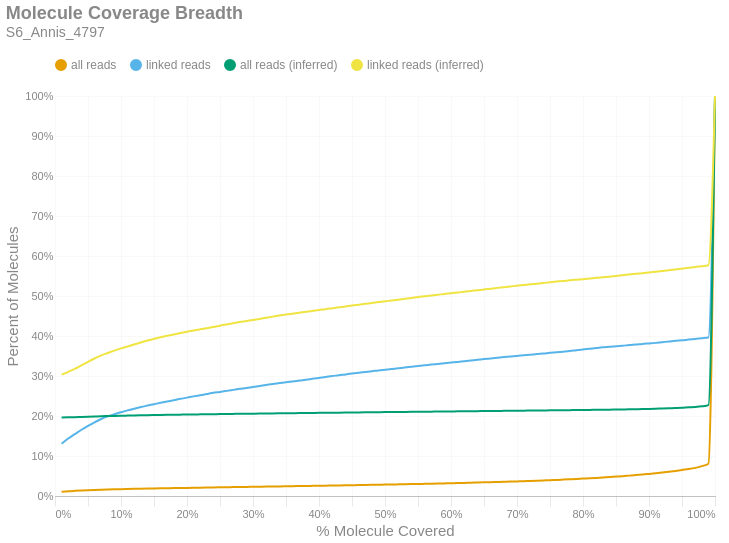

Source (notebook cell):
### Markdown cell above
### Molecule Read Coverage
This chart shows molecule coverage breadth as computed by the number of bases aligned to that molecule. In other words, "*how much of each unique long molecule is actually sequenced/aligned?*" Keep in mind there is a distinction between sequences and alignments, since some sequences belonging to a particular molecule may not align well and wouldn't appear in the alignment data. This chart also shows molecule coverage breadth as computed by the *inferred fragment* from which the aligned sequences originate. Unlike read coverage, this calculation takes into account the total insert size, including unsequenced gaps between the forward and reverse reads. Like the previous figures, these are cumulative percents.

### Code cell
if SKIPLR:
    print_html(f"Skipped")
else:
    binned_df = consolidated_hist(valids['coverage_bp'], mask, 0.01, True)
    binned_df_inf = consolidated_hist(valids['coverage_inserts'], mask, 0.01, True)
    binned_df = binned_df.with_columns(pl.lit(binned_df_inf['all reads (cumsum)']).alias('all reads (inferred)'))
    binned_df = binned_df.with_columns(pl.lit(binned_df_inf['linked reads (cumsum)']).alias('linked reads (inferred)'))
    binned_df = binned_df.with_columns(
        (pl.col('bin').cast(pl.Float64) + 0.01).alias('right_edge')
    )

    with SafeRender(binned_df):
        (
            density_plot(binned_df, 'Molecule Coverage Breadth', samplename, 'molcov', ['all reads (inferred)','linked reads (inferred)'])
            .encode(
                #x=alt.X('bin:Q', title="% Molecule Covered").axis(format = '%').scale(padding=0),
                x=alt.X('right_edge:Q', title="% Molecule Covered").axis(format='%').scale(padding=0),
                y=alt.Y('value:Q', title='Percent of Molecules')
                    .axis(format='%')
                    .stack(False)
                    .scale(domainMin=0, padding=0),
                color=alt.Color("key:N").scale(domain = ["all reads", "linked reads", "all reads (inferred)", "linked reads (inferred)"]),
                tooltip = [
                    alt.Tooltip("key:N", title = "Data Type"),
                    alt.Tooltip("range_label:N", title="% Molecule Covered"),
                    alt.Tooltip("value:Q", format = ".2%", title="% Molecules")
                ]
            )
        ).display()

### Figure 1 — Vega-Lite specification as saved in the notebook (floating-point values rounded to 4 significant figures)
{"width": "container", "height": 400, "config": {"title": {"anchor": "start", "dy": -15, "fontSize": 18, "color": "#888888", "subtitleColor": "#888888", "subtitleFontSize": 14}, "arc": {"fill": "#0072B2"}, "axis": {"domainColor": "#888888", "domainWidth": 0.5, "gridWidth": 0.2, "grid": false, "titleFontWeight": 400, "titleFontSize": 15, "labelFontSize": 11, "labelColor": "#888888", "tickColor": "#888888", "tickWidth": 0.2, "titleColor": "#888888"}, "axisBand": {"grid": false}, "axisX": {"grid": true, "tickSize": 10, "domainCap": "round"}, "axisY": {"domain": false, "grid": true, "tickSize": 0, "domainCap": "round"}, "background": "transparent", "header": {"labelFontSize": 15, "labelColor": "#888888", "titleFontSize": 15, "titleFontWeight": 600, "titleColor": "#888888"}, "legend": {"labelFont": "sans-serif", "labelFontSize": 12, "labelColor": "#888888", "symbolSize": 100, "symbolType": "circle", "titleFontSize": 12, "titlePadding": 10, "titleColor": "#888888", "title": null, "orient": "top"}, "range": {"category": ["#E69F00", "#56B4E9", "#009E73", "#F0E442", "#0072B2", "#D55E00", "#CC79A7", "#000000"], "diverging": ["#cfe8f3", "#a2d4ec", "#73bfe2", "#46abdb", "#1696d2", "#12719e"]}, "area": {"fill": "#0072B2", "fillOpacity": 0.7, "line": true, "strokeOpacity": 0.7}, "line": {"color": "#0072B2", "stroke": "#0072B2", "strokeWidth": 2}, "trail": {"color": "#0072B2", "stroke": "#0072B2", "strokeWidth": 0, "size": 1}, "point": {"filled": true, "fillOpacity": 1.0, "size": 95}, "text": {"color": "#888888", "fontSize": 11, "align": "right", "fontWeight": 400, "size": 11}, "bar": {"fill": "#0072B2", "stroke": null}, "view": {"stroke": null, "continuousWidth": 660, "continuousHeight": 400}}, "data": {"name": "data-917becdd8f3d0668607f8fce0fcbee5d"}, "mark": {"type": "line", "interpolate": "monotone", "point": {"opacity": 0, "size": 275}}, "encoding": {"color": {"field": "key", "scale": {"domain": ["all reads", "linked reads", "all reads (inferred)", "linked reads (inferred)"]}, "type": "nominal"}, "tooltip": [{"field": "key", "title": "Data Type", "type": "nominal"}, {"field": "range_label", "title": "% Molecule Covered", "type": "nominal"}, {"field": "value", "format": ".2%", "title": "% Molecules", "type": "quantitative"}], "x": {"axis": {"format": "%"}, "field": "right_edge", "scale": {"padding": 0}, "title": "% Molecule Covered", "type": "quantitative"}, "y": {"axis": {"format": "%"}, "field": "value", "scale": {"domainMin": 0, "padding": 0}, "stack": false, "title": "Percent of Molecules", "type": "quantitative"}}, "params": [{"name": "param_c36ac31b6afebe62", "select": {"type": "point", "fields": ["key"]}, "bind": "legend"}], "title": {"text": "Molecule Coverage Breadth", "subtitle": "S6_Annis_4797"}, "transform": [{"fold": ["all reads (cumsum)", "linked reads (cumsum)", "all reads (inferred)", "linked reads (inferred)"]}, {"calculate": "replace(datum.key, ' (cumsum)', '')", "as": "key"}, {"filter": {"param": "param_c36ac31b6afebe62"}}], "usermeta": {"embedOptions": {"downloadFileName": "S6_Annis_4797.molcov"}}, "$schema": "https://vega.github.io/schema/vega-lite/v6.1.0.json", "datasets": {"data-917becdd8f3d0668607f8fce0fcbee5d": [{"bin": "0.0", "interval": "0.0-0.01", "all reads": 0.0107, "linked reads": 0.1307, "all reads (cumsum)": 0.0107, "linked reads (cumsum)": 0.1307, "range_label": "0.0-0.01", "all reads (inferred)": 0.1961, "linked reads (inferred)": 0.3035, "right_edge": 0.01}, {"bin": "0.01", "interval": "0.01-0.02", "all reads": 0.0013, "linked reads": 0.01306, "all reads (cumsum)": 0.012, "linked reads (cumsum)": 0.1438, "range_label": "0.01-0.02", "all reads (inferred)": 0.1966, "linked reads (inferred)": 0.3104, "right_edge": 0.02}, {"bin": "0.02", "interval": "0.02-0.03", "all reads": 0.0009574, "linked reads": 0.01089, "all reads (cumsum)": 0.01295, "linked reads (cumsum)": 0.1547, "range_label": "0.02-0.03", "all reads (inferred)": 0.1971, "linked reads (inferred)": 0.318, "right_edge": 0.03}, {"bin": "0.03", "interval": "0.03-0.04", "all reads": 0.000862, "linked reads": 0.01096, "all reads (cumsum)": 0.01381, "linked reads (cumsum)": 0.1656, "range_label": "0.03-0.04", "all reads (inferred)": 0.1978, "linked reads (inferred)": 0.3268, "right_edge": 0.04}, {"bin": "0.04", "interval": "0.04-0.05", "all reads": 0.0007517, "linked reads": 0.009898, "all reads (cumsum)": 0.01457, "linked reads (cumsum)": 0.1755, "range_label": "0.04-0.05", "all reads (inferred)": 0.1984, "linked reads (inferred)": 0.3355, "right_edge": 0.05}, {"bin": "0.05", "interval": "0.05-0.06", "all reads": 0.0006701, "linked reads": 0.008779, "all reads (cumsum)": 0.01524, "linked reads (cumsum)": 0.1843, "range_label": "0.05-0.06", "all reads (inferred)": 0.1989, "linked reads (inferred)": 0.3438, "right_edge": 0.06}, {"bin": "0.06", "interval": "0.06-0.07", "all reads": 0.0006043, "linked reads": 0.008097, "all reads (cumsum)": 0.01584, "linked reads (cumsum)": 0.1924, "range_label": "0.06-0.07", "all reads (inferred)": 0.1994, "linked reads (inferred)": 0.3515, "right_edge": 0.07}, {"bin": "0.07", "interval": "0.07-0.08", "all reads": 0.000511, "linked reads": 0.006505, "all reads (cumsum)": 0.01635, "linked reads (cumsum)": 0.1989, "range_label": "0.07-0.08", "all reads (inferred)": 0.1999, "linked reads (inferred)": 0.3574, "right_edge": 0.08}, {"bin": "0.08", "interval": "0.08-0.09", "all reads": 0.000423, "linked reads": 0.005421, "all reads (cumsum)": 0.01677, "linked reads (cumsum)": 0.2043, "range_label": "0.08-0.09", "all reads (inferred)": 0.2003, "linked reads (inferred)": 0.3634, "right_edge": 0.09}, {"bin": "0.09", "interval": "0.09-0.1", "all reads": 0.0003986, "linked reads": 0.005124, "all reads (cumsum)": 0.01717, "linked reads (cumsum)": 0.2095, "range_label": "0.09-0.1", "all reads (inferred)": 0.2007, "linked reads (inferred)": 0.369, "right_edge": 0.1}, {"bin": "0.1", "interval": "0.1-0.11", "all reads": 0.0003414, "linked reads": 0.004529, "all reads (cumsum)": 0.01751, "linked reads (cumsum)": 0.214, "range_label": "0.1-0.11", "all reads (inferred)": 0.201, "linked reads (inferred)": 0.3738, "right_edge": 0.11}, {"bin": "0.11", "interval": "0.11-0.12", "all reads": 0.0003584, "linked reads": 0.004127, "all reads (cumsum)": 0.01787, "linked reads (cumsum)": 0.2181, "range_label": "0.11-0.12", "all reads (inferred)": 0.2014, "linked reads (inferred)": 0.3789, "right_edge": 0.12}, {"bin": "0.12", "interval": "0.12-0.13", "all reads": 0.0003658, "linked reads": 0.004302, "all reads (cumsum)": 0.01824, "linked reads (cumsum)": 0.2224, "range_label": "0.12-0.13", "all reads (inferred)": 0.2017, "linked reads (inferred)": 0.3839, "right_edge": 0.13}, {"bin": "0.13", "interval": "0.13-0.14", "all reads": 0.0003202, "linked reads": 0.003655, "all reads (cumsum)": 0.01856, "linked reads (cumsum)": 0.2261, "range_label": "0.13-0.14", "all reads (inferred)": 0.2021, "linked reads (inferred)": 0.3887, "right_edge": 0.14}, {"bin": "0.14", "interval": "0.14-0.15", "all reads": 0.0002958, "linked reads": 0.00348, "all reads (cumsum)": 0.01885, "linked reads (cumsum)": 0.2296, "range_label": "0.14-0.15", "all reads (inferred)": 0.2024, "linked reads (inferred)": 0.3929, "right_edge": 0.15}, {"bin": "0.15", "interval": "0.15-0.16", "all reads": 0.0002905, "linked reads": 0.00355, "all reads (cumsum)": 0.01915, "linked reads (cumsum)": 0.2331, "range_label": "0.15-0.16", "all reads (inferred)": 0.2027, "linked reads (inferred)": 0.3969, "right_edge": 0.16}, {"bin": "0.16", "interval": "0.16-0.17", "all reads": 0.0002852, "linked reads": 0.00327, "all reads (cumsum)": 0.01943, "linked reads (cumsum)": 0.2364, "range_label": "0.16-0.17", "all reads (inferred)": 0.2029, "linked reads (inferred)": 0.4006, "right_edge": 0.17}, {"bin": "0.17", "interval": "0.17-0.18", "all reads": 0.0002799, "linked reads": 0.003078, "all reads (cumsum)": 0.01971, "linked reads (cumsum)": 0.2395, "range_label": "0.17-0.18", "all reads (inferred)": 0.2032, "linked reads (inferred)": 0.4038, "right_edge": 0.18}, {"bin": "0.18", "interval": "0.18-0.19", "all reads": 0.0003, "linked reads": 0.003428, "all reads (cumsum)": 0.02001, "linked reads (cumsum)": 0.2429, "range_label": "0.18-0.19", "all reads (inferred)": 0.2034, "linked reads (inferred)": 0.4074, "right_edge": 0.19}, {"bin": "0.19", "interval": "0.19-0.2", "all reads": 0.0002661, "linked reads": 0.003043, "all reads (cumsum)": 0.02028, "linked reads (cumsum)": 0.2459, "range_label": "0.19-0.2", "all reads (inferred)": 0.2037, "linked reads (inferred)": 0.4107, "right_edge": 0.2}, {"bin": "0.2", "interval": "0.2-0.21", "all reads": 0.0002799, "linked reads": 0.003148, "all reads (cumsum)": 0.02056, "linked reads (cumsum)": 0.2491, "range_label": "0.2-0.21", "all reads (inferred)": 0.2039, "linked reads (inferred)": 0.4137, "right_edge": 0.21}, {"bin": "0.21", "interval": "0.21-0.22", "all reads": 0.0002969, "linked reads": 0.00292, "all reads (cumsum)": 0.02085, "linked reads (cumsum)": 0.252, "range_label": "0.21-0.22", "all reads (inferred)": 0.2041, "linked reads (inferred)": 0.4167, "right_edge": 0.22}, {"bin": "0.22", "interval": "0.22-0.23", "all reads": 0.0002841, "linked reads": 0.00299, "all reads (cumsum)": 0.02114, "linked reads (cumsum)": 0.255, "range_label": "0.22-0.23", "all reads (inferred)": 0.2043, "linked reads (inferred)": 0.4196, "right_edge": 0.23}, {"bin": "0.23", "interval": "0.23-0.24", "all reads": 0.0002873, "linked reads": 0.002885, "all reads (cumsum)": 0.02142, "linked reads (cumsum)": 0.2579, "range_label": "0.23-0.24", "all reads (inferred)": 0.2046, "linked reads (inferred)": 0.4223, "right_edge": 0.24}, {"bin": "0.24", "interval": "0.24-0.25", "all reads": 0.0002439, "linked reads": 0.002326, "all reads (cumsum)": 0.02167, "linked reads (cumsum)": 0.2602, "range_label": "0.24-0.25", "all reads (inferred)": 0.2048, "linked reads (inferred)": 0.4259, "right_edge": 0.25}, {"bin": "0.25", "interval": "0.25-0.26", "all reads": 0.0002704, "linked reads": 0.002623, "all reads (cumsum)": 0.02194, "linked reads (cumsum)": 0.2628, "range_label": "0.25-0.26", "all reads (inferred)": 0.205, "linked reads (inferred)": 0.429, "right_edge": 0.26}, {"bin": "0.26", "interval": "0.26-0.27", "all reads": 0.0002799, "linked reads": 0.002518, "all reads (cumsum)": 0.02222, "linked reads (cumsum)": 0.2653, "range_label": "0.26-0.27", "all reads (inferred)": 0.2053, "linked reads (inferred)": 0.4319, "right_edge": 0.27}, {"bin": "0.27", "interval": "0.27-0.28", "all reads": 0.0002672, "linked reads": 0.002518, "all reads (cumsum)": 0.02249, "linked reads (cumsum)": 0.2679, "range_label": "0.27-0.28", "all reads (inferred)": 0.2055, "linked reads (inferred)": 0.4349, "right_edge": 0.28}, {"bin": "0.28", "interval": "0.28-0.29", "all reads": 0.0002396, "linked reads": 0.002221, "all reads (cumsum)": 0.02273, "linked reads (cumsum)": 0.2701, "range_label": "0.28-0.29", "all reads (inferred)": 0.2057, "linked reads (inferred)": 0.4374, "right_edge": 0.29}, {"bin": "0.29", "interval": "0.29-0.3", "all reads": 0.0002672, "linked reads": 0.002606, "all reads (cumsum)": 0.02299, "linked reads (cumsum)": 0.2727, "range_label": "0.29-0.3", "all reads (inferred)": 0.2059, "linked reads (inferred)": 0.44, "right_edge": 0.3}, {"bin": "0.3", "interval": "0.3-0.31", "all reads": 0.0002693, "linked reads": 0.002378, "all reads (cumsum)": 0.02326, "linked reads (cumsum)": 0.2751, "range_label": "0.3-0.31", "all reads (inferred)": 0.2061, "linked reads (inferred)": 0.4427, "right_edge": 0.31}, {"bin": "0.31", "interval": "0.31-0.32", "all reads": 0.0002682, "linked reads": 0.002536, "all reads (cumsum)": 0.02353, "linked reads (cumsum)": 0.2776, "range_label": "0.31-0.32", "all reads (inferred)": 0.2063, "linked reads (inferred)": 0.4454, "right_edge": 0.32}, {"bin": "0.32", "interval": "0.32-0.33", "all reads": 0.000246, "linked reads": 0.002606, "all reads (cumsum)": 0.02378, "linked reads (cumsum)": 0.2802, "range_label": "0.32-0.33", "all reads (inferred)": 0.2065, "linked reads (inferred)": 0.4484, "right_edge": 0.33}, {"bin": "0.33", "interval": "0.33-0.34", "all reads": 0.000229, "linked reads": 0.002011, "all reads (cumsum)": 0.02401, "linked reads (cumsum)": 0.2822, "range_label": "0.33-0.34", "all reads (inferred)": 0.2067, "linked reads (inferred)": 0.451, "right_edge": 0.34}, {"bin": "0.34", "interval": "0.34-0.35", "all reads": 0.0002629, "linked reads": 0.002203, "all reads (cumsum)": 0.02427, "linked reads (cumsum)": 0.2844, "range_label": "0.34-0.35", "all reads (inferred)": 0.2069, "linked reads (inferred)": 0.4535, "right_edge": 0.35}, {"bin": "0.35", "interval": "0.35-0.36", "all reads": 0.0002778, "linked reads": 0.002011, "all reads (cumsum)": 0.02455, "linked reads (cumsum)": 0.2864, "range_label": "0.35-0.36", "all reads (inferred)": 0.2071, "linked reads (inferred)": 0.4558, "right_edge": 0.36}, {"bin": "0.36", "interval": "0.36-0.37", "all reads": 0.0002523, "linked reads": 0.002098, "all reads (cumsum)": 0.0248, "linked reads (cumsum)": 0.2885, "range_label": "0.36-0.37", "all reads (inferred)": 0.2073, "linked reads (inferred)": 0.4581, "right_edge": 0.37}, {"bin": "0.37", "interval": "0.37-0.38", "all reads": 0.0002746, "linked reads": 0.002133, "all reads (cumsum)": 0.02507, "linked reads (cumsum)": 0.2907, "range_label": "0.37-0.38", "all reads (inferred)": 0.2075, "linked reads (inferred)": 0.4605, "right_edge": 0.38}, {"bin": "0.38", "interval": "0.38-0.39", "all reads": 0.0002598, "linked reads": 0.002291, "all reads (cumsum)": 0.02533, "linked reads (cumsum)": 0.2929, "range_label": "0.38-0.39", "all reads (inferred)": 0.2077, "linked reads (inferred)": 0.4628, "right_edge": 0.39}, {"bin": "0.39", "interval": "0.39-0.4", "all reads": 0.0002598, "linked reads": 0.002273, "all reads (cumsum)": 0.02559, "linked reads (cumsum)": 0.2952, "range_label": "0.39-0.4", "all reads (inferred)": 0.2079, "linked reads (inferred)": 0.4653, "right_edge": 0.4}, {"bin": "0.4", "interval": "0.4-0.41", "all reads": 0.0002799, "linked reads": 0.002116, "all reads (cumsum)": 0.02587, "linked reads (cumsum)": 0.2973, "range_label": "0.4-0.41", "all reads (inferred)": 0.208, "linked reads (inferred)": 0.4671, "right_edge": 0.41}, {"bin": "0.41", "interval": "0.41-0.42", "all reads": 0.0002979, "linked reads": 0.002553, "all reads (cumsum)": 0.02617, "linked reads (cumsum)": 0.2999, "range_label": "0.41-0.42", "all reads (inferred)": 0.2082, "linked reads (inferred)": 0.4695, "right_edge": 0.42}, {"bin": "0.42", "interval": "0.42-0.43", "all reads": 0.0002746, "linked reads": 0.001871, "all reads (cumsum)": 0.02645, "linked reads (cumsum)": 0.3018, "range_label": "0.42-0.43", "all reads (inferred)": 0.2084, "linked reads (inferred)": 0.4718, "right_edge": 0.43}, {"bin": "0.43", "interval": "0.43-0.44", "all reads": 0.0002757, "linked reads": 0.002256, "all reads (cumsum)": 0.02672, "linked reads (cumsum)": 0.304, "range_label": "0.43-0.44", "all reads (inferred)": 0.2086, "linked reads (inferred)": 0.4738, "right_edge": 0.44}, {"bin": "0.44", "interval": "0.44-0.45", "all reads": 0.000282, "linked reads": 0.001994, "all reads (cumsum)": 0.027, "linked reads (cumsum)": 0.306, "range_label": "0.44-0.45", "all reads (inferred)": 0.2088, "linked reads (inferred)": 0.4763, "right_edge": 0.45}, {"bin": "0.45", "interval": "0.45-0.46", "all reads": 0.0002767, "linked reads": 0.001994, "all reads (cumsum)": 0.02728, "linked reads (cumsum)": 0.308, "range_label": "0.45-0.46", "all reads (inferred)": 0.2089, "linked reads (inferred)": 0.4783, "right_edge": 0.46}, {"bin": "0.46", "interval": "0.46-0.47", "all reads": 0.0003149, "linked reads": 0.002029, "all reads (cumsum)": 0.02759, "linked reads (cumsum)": 0.31, "range_label": "0.46-0.47", "all reads (inferred)": 0.2091, "linked reads (inferred)": 0.4803, "right_edge": 0.47}, {"bin": "0.47", "interval": "0.47-0.48", "all reads": 0.0002682, "linked reads": 0.002046, "all reads (cumsum)": 0.02786, "linked reads (cumsum)": 0.3121, "range_label": "0.47-0.48", "all reads (inferred)": 0.2093, "linked reads (inferred)": 0.4826, "right_edge": 0.48}, {"bin": "0.48", "interval": "0.48-0.49", "all reads": 0.0002884, "linked reads": 0.001574, "all reads (cumsum)": 0.02815, "linked reads (cumsum)": 0.3137, "range_label": "0.48-0.49", "all reads (inferred)": 0.2095, "linked reads (inferred)": 0.4847, "right_edge": 0.49}, {"bin": "0.49", "interval": "0.49-0.5", "all reads": 0.0003223, "linked reads": 0.001906, "all reads (cumsum)": 0.02847, "linked reads (cumsum)": 0.3156, "range_label": "0.49-0.5", "all reads (inferred)": 0.2097, "linked reads (inferred)": 0.4868, "right_edge": 0.5}, {"bin": "0.5", "interval": "0.5-0.51", "all reads": 0.0002831, "linked reads": 0.001941, "all reads (cumsum)": 0.02876, "linked reads (cumsum)": 0.3175, "range_label": "0.5-0.51", "all reads (inferred)": 0.2099, "linked reads (inferred)": 0.4888, "right_edge": 0.51}, {"bin": "0.51", "interval": "0.51-0.52", "all reads": 0.0003234, "linked reads": 0.001836, "all reads (cumsum)": 0.02908, "linked reads (cumsum)": 0.3193, "range_label": "0.51-0.52", "all reads (inferred)": 0.21, "linked reads (inferred)": 0.4909, "right_edge": 0.52}, {"bin": "0.52", "interval": "0.52-0.53", "all reads": 0.0003393, "linked reads": 0.001941, "all reads (cumsum)": 0.02942, "linked reads (cumsum)": 0.3213, "range_label": "0.52-0.53", "all reads (inferred)": 0.2102, "linked reads (inferred)": 0.493, "right_edge": 0.53}, {"bin": "0.53", "interval": "0.53-0.54", "all reads": 0.0003276, "linked reads": 0.001784, "all reads (cumsum)": 0.02975, "linked reads (cumsum)": 0.3231, "range_label": "0.53-0.54", "all reads (inferred)": 0.2104, "linked reads (inferred)": 0.4952, "right_edge": 0.54}, {"bin": "0.54", "interval": "0.54-0.55", "all reads": 0.0003244, "linked reads": 0.001854, "all reads (cumsum)": 0.03007, "linked reads (cumsum)": 0.3249, "range_label": "0.54-0.55", "all reads (inferred)": 0.2106, "linked reads (inferred)": 0.4974, "right_edge": 0.55}, {"bin": "0.55", "interval": "0.55-0.56", "all reads": 0.0003488, "linked reads": 0.001889, "all reads (cumsum)": 0.03042, "linked reads (cumsum)": 0.3268, "range_label": "0.55-0.56", "all reads (inferred)": 0.2108, "linked reads (inferred)": 0.4993, "right_edge": 0.56}, {"bin": "0.56", "interval": "0.56-0.57", "all reads": 0.0003435, "linked reads": 0.001661, "all reads (cumsum)": 0.03076, "linked reads (cumsum)": 0.3285, "range_label": "0.56-0.57", "all reads (inferred)": 0.2109, "linked reads (inferred)": 0.5012, "right_edge": 0.57}, {"bin": "0.57", "interval": "0.57-0.58", "all reads": 0.0003637, "linked reads": 0.001819, "all reads (cumsum)": 0.03113, "linked reads (cumsum)": 0.3303, "range_label": "0.57-0.58", "all reads (inferred)": 0.2111, "linked reads (inferred)": 0.5031, "right_edge": 0.58}, {"bin": "0.58", "interval": "0.58-0.59", "all reads": 0.0003827, "linked reads": 0.001801, "all reads (cumsum)": 0.03151, "linked reads (cumsum)": 0.3321, "range_label": "0.58-0.59", "all reads (inferred)": 0.2113, "linked reads (inferred)": 0.5052, "right_edge": 0.59}, {"bin": "0.59", "interval": "0.59-0.6", "all reads": 0.0003891, "linked reads": 0.001609, "all reads (cumsum)": 0.0319, "linked reads (cumsum)": 0.3337, "range_label": "0.59-0.6", "all reads (inferred)": 0.2114, "linked reads (inferred)": 0.5068, "right_edge": 0.6}, {"bin": "0.6", "interval": "0.6-0.61", "all reads": 0.0003785, "linked reads": 0.001574, "all reads (cumsum)": 0.03228, "linked reads (cumsum)": 0.3353, "range_label": "0.6-0.61", "all reads (inferred)": 0.2116, "linked reads (inferred)": 0.5087, "right_edge": 0.61}, {"bin": "0.61", "interval": "0.61-0.62", "all reads": 0.0004326, "linked reads": 0.001871, "all reads (cumsum)": 0.03271, "linked reads (cumsum)": 0.3371, "range_label": "0.61-0.62", "all reads (inferred)": 0.2118, "linked reads (inferred)": 0.5108, "right_edge": 0.62}, {"bin": "0.62", "interval": "0.62-0.63", "all reads": 0.0004591, "linked reads": 0.001766, "all reads (cumsum)": 0.03317, "linked reads (cumsum)": 0.3389, "range_label": "0.62-0.63", "all reads (inferred)": 0.212, "linked reads (inferred)": 0.5125, "right_edge": 0.63}, {"bin": "0.63", "interval": "0.63-0.64", "all reads": 0.0004411, "linked reads": 0.001591, "all reads (cumsum)": 0.03361, "linked reads (cumsum)": 0.3405, "range_label": "0.63-0.64", "all reads (inferred)": 0.2121, "linked reads (inferred)": 0.5144, "right_edge": 0.64}, {"bin": "0.64", "interval": "0.64-0.65", "all reads": 0.0004559, "linked reads": 0.001836, "all reads (cumsum)": 0.03407, "linked reads (cumsum)": 0.3423, "range_label": "0.64-0.65", "all reads (inferred)": 0.2123, "linked reads (inferred)": 0.5161, "right_edge": 0.65}, {"bin": "0.65", "interval": "0.65-0.66", "all reads": 0.0004697, "linked reads": 0.001591, "all reads (cumsum)": 0.03454, "linked reads (cumsum)": 0.3439, "range_label": "0.65-0.66", "all reads (inferred)": 0.2125, "linked reads (inferred)": 0.5184, "right_edge": 0.66}, {"bin": "0.66", "interval": "0.66-0.67", "all reads": 0.0004813, "linked reads": 0.001591, "all reads (cumsum)": 0.03502, "linked reads (cumsum)": 0.3455, "range_label": "0.66-0.67", "all reads (inferred)": 0.2127, "linked reads (inferred)": 0.5203, "right_edge": 0.67}, {"bin": "0.67", "interval": "0.67-0.68", "all reads": 0.0004718, "linked reads": 0.001696, "all reads (cumsum)": 0.03549, "linked reads (cumsum)": 0.3472, "range_label": "0.67-0.68", "all reads (inferred)": 0.2129, "linked reads (inferred)": 0.522, "right_edge": 0.68}, {"bin": "0.68", "interval": "0.68-0.69", "all reads": 0.0004591, "linked reads": 0.001521, "all reads (cumsum)": 0.03595, "linked reads (cumsum)": 0.3487, "range_label": "0.68-0.69", "all reads (inferred)": 0.213, "linked reads (inferred)": 0.5238, "right_edge": 0.69}, {"bin": "0.69", "interval": "0.69-0.7", "all reads": 0.0005651, "linked reads": 0.001556, "all reads (cumsum)": 0.03651, "linked reads (cumsum)": 0.3503, "range_label": "0.69-0.7", "all reads (inferred)": 0.2132, "linked reads (inferred)": 0.5257, "right_edge": 0.7}, {"bin": "0.7", "interval": "0.7-0.71", "all reads": 0.0005831, "linked reads": 0.001521, "all reads (cumsum)": 0.0371, "linked reads (cumsum)": 0.3518, "range_label": "0.7-0.71", "all reads (inferred)": 0.2134, "linked reads (inferred)": 0.5275, "right_edge": 0.71}, {"bin": "0.71", "interval": "0.71-0.72", "all reads": 0.0005492, "linked reads": 0.001382, "all reads (cumsum)": 0.03765, "linked reads (cumsum)": 0.3532, "range_label": "0.71-0.72", "all reads (inferred)": 0.2136, "linked reads (inferred)": 0.5293, "right_edge": 0.72}, {"bin": "0.72", "interval": "0.72-0.73", "all reads": 0.0005852, "linked reads": 0.001661, "all reads (cumsum)": 0.03823, "linked reads (cumsum)": 0.3549, "range_label": "0.72-0.73", "all reads (inferred)": 0.2137, "linked reads (inferred)": 0.5308, "right_edge": 0.73}, {"bin": "0.73", "interval": "0.73-0.74", "all reads": 0.0006414, "linked reads": 0.001347, "all reads (cumsum)": 0.03887, "linked reads (cumsum)": 0.3562, "range_label": "0.73-0.74", "all reads (inferred)": 0.2139, "linked reads (inferred)": 0.5325, "right_edge": 0.74}, {"bin": "0.74", "interval": "0.74-0.75", "all reads": 0.0007347, "linked reads": 0.001679, "all reads (cumsum)": 0.03961, "linked reads (cumsum)": 0.3579, "range_label": "0.74-0.75", "all reads (inferred)": 0.2141, "linked reads (inferred)": 0.5345, "right_edge": 0.75}, {"bin": "0.75", "interval": "0.75-0.76", "all reads": 0.0006552, "linked reads": 0.001451, "all reads (cumsum)": 0.04026, "linked reads (cumsum)": 0.3593, "range_label": "0.75-0.76", "all reads (inferred)": 0.2143, "linked reads (inferred)": 0.536, "right_edge": 0.76}, {"bin": "0.76", "interval": "0.76-0.77", "all reads": 0.0007475, "linked reads": 0.001556, "all reads (cumsum)": 0.04101, "linked reads (cumsum)": 0.3609, "range_label": "0.76-0.77", "all reads (inferred)": 0.2145, "linked reads (inferred)": 0.5375, "right_edge": 0.77}, {"bin": "0.77", "interval": "0.77-0.78", "all reads": 0.0007718, "linked reads": 0.001626, "all reads (cumsum)": 0.04178, "linked reads (cumsum)": 0.3625, "range_label": "0.77-0.78", "all reads (inferred)": 0.2147, "linked reads (inferred)": 0.5393, "right_edge": 0.78}, {"bin": "0.78", "interval": "0.78-0.79", "all reads": 0.0007814, "linked reads": 0.002011, "all reads (cumsum)": 0.04256, "linked reads (cumsum)": 0.3645, "range_label": "0.78-0.79", "all reads (inferred)": 0.2148, "linked reads (inferred)": 0.5408, "right_edge": 0.79}, {"bin": "0.79", "interval": "0.79-0.8", "all reads": 0.000916, "linked reads": 0.001854, "all reads (cumsum)": 0.04348, "linked reads (cumsum)": 0.3664, "range_label": "0.79-0.8", "all reads (inferred)": 0.2151, "linked reads (inferred)": 0.5421, "right_edge": 0.8}, {"bin": "0.8", "interval": "0.8-0.81", "all reads": 0.0008609, "linked reads": 0.001714, "all reads (cumsum)": 0.04434, "linked reads (cumsum)": 0.3681, "range_label": "0.8-0.81", "all reads (inferred)": 0.2152, "linked reads (inferred)": 0.5438, "right_edge": 0.81}, {"bin": "0.81", "interval": "0.81-0.82", "all reads": 0.0009235, "linked reads": 0.001819, "all reads (cumsum)": 0.04526, "linked reads (cumsum)": 0.3699, "range_label": "0.81-0.82", "all reads (inferred)": 0.2154, "linked reads (inferred)": 0.5455, "right_edge": 0.82}, {"bin": "0.82", "interval": "0.82-0.83", "all reads": 0.001015, "linked reads": 0.001696, "all reads (cumsum)": 0.04628, "linked reads (cumsum)": 0.3716, "range_label": "0.82-0.83", "all reads (inferred)": 0.2156, "linked reads (inferred)": 0.5469, "right_edge": 0.83}, {"bin": "0.83", "interval": "0.83-0.84", "all reads": 0.001061, "linked reads": 0.001294, "all reads (cumsum)": 0.04734, "linked reads (cumsum)": 0.3729, "range_label": "0.83-0.84", "all reads (inferred)": 0.2159, "linked reads (inferred)": 0.5483, "right_edge": 0.84}, {"bin": "0.84", "interval": "0.84-0.85", "all reads": 0.00114, "linked reads": 0.001556, "all reads (cumsum)": 0.04848, "linked reads (cumsum)": 0.3745, "range_label": "0.84-0.85", "all reads (inferred)": 0.2162, "linked reads (inferred)": 0.5503, "right_edge": 0.85}, {"bin": "0.85", "interval": "0.85-0.86", "all reads": 0.00114, "linked reads": 0.001207, "all reads (cumsum)": 0.04962, "linked reads (cumsum)": 0.3757, "range_label": "0.85-0.86", "all reads (inferred)": 0.2164, "linked reads (inferred)": 0.552, "right_edge": 0.86}, {"bin": "0.86", "interval": "0.86-0.87", "all reads": 0.001322, "linked reads": 0.001696, "all reads (cumsum)": 0.05094, "linked reads (cumsum)": 0.3774, "range_label": "0.86-0.87", "all reads (inferred)": 0.2167, "linked reads (inferred)": 0.5539, "right_edge": 0.87}, {"bin": "0.87", "interval": "0.87-0.88", "all reads": 0.001303, "linked reads": 0.001364, "all reads (cumsum)": 0.05224, "linked reads (cumsum)": 0.3787, "range_label": "0.87-0.88", "all reads (inferred)": 0.217, "linked reads (inferred)": 0.5556, "right_edge": 0.88}, {"bin": "0.88", "interval": "0.88-0.89", "all reads": 0.001415, "linked reads": 0.001556, "all reads (cumsum)": 0.05366, "linked reads (cumsum)": 0.3803, "range_label": "0.88-0.89", "all reads (inferred)": 0.2172, "linked reads (inferred)": 0.5571, "right_edge": 0.89}, {"bin": "0.89", "interval": "0.89-0.9", "all reads": 0.001566, "linked reads": 0.001242, "all reads (cumsum)": 0.05522, "linked reads (cumsum)": 0.3815, "range_label": "0.89-0.9", "all reads (inferred)": 0.2176, "linked reads (inferred)": 0.5589, "right_edge": 0.9}, {"bin": "0.9", "interval": "0.9-0.91", "all reads": 0.00157, "linked reads": 0.001294, "all reads (cumsum)": 0.0568, "linked reads (cumsum)": 0.3828, "range_label": "0.9-0.91", "all reads (inferred)": 0.2181, "linked reads (inferred)": 0.5606, "right_edge": 0.91}, {"bin": "0.91", "interval": "0.91-0.92", "all reads": 0.001764, "linked reads": 0.001731, "all reads (cumsum)": 0.05856, "linked reads (cumsum)": 0.3845, "range_label": "0.91-0.92", "all reads (inferred)": 0.2187, "linked reads (inferred)": 0.5624, "right_edge": 0.92}, {"bin": "0.92", "interval": "0.92-0.93", "all reads": 0.001982, "linked reads": 0.001574, "all reads (cumsum)": 0.06054, "linked reads (cumsum)": 0.3861, "range_label": "0.92-0.93", "all reads (inferred)": 0.2193, "linked reads (inferred)": 0.5642, "right_edge": 0.93}, {"bin": "0.93", "interval": "0.93-0.94", "all reads": 0.002184, "linked reads": 0.001766, "all reads (cumsum)": 0.06272, "linked reads (cumsum)": 0.3879, "range_label": "0.93-0.94", "all reads (inferred)": 0.2198, "linked reads (inferred)": 0.5663, "right_edge": 0.94}, {"bin": "0.94", "interval": "0.94-0.95", "all reads": 0.002452, "linked reads": 0.001312, "all reads (cumsum)": 0.06518, "linked reads (cumsum)": 0.3892, "range_label": "0.94-0.95", "all reads (inferred)": 0.2204, "linked reads (inferred)": 0.5683, "right_edge": 0.95}, {"bin": "0.95", "interval": "0.95-0.96", "all reads": 0.002247, "linked reads": 0.001819, "all reads (cumsum)": 0.06742, "linked reads (cumsum)": 0.391, "range_label": "0.95-0.96", "all reads (inferred)": 0.2217, "linked reads (inferred)": 0.5704, "right_edge": 0.96}, {"bin": "0.96", "interval": "0.96-0.97", "all reads": 0.002932, "linked reads": 0.001661, "all reads (cumsum)": 0.07036, "linked reads (cumsum)": 0.3927, "range_label": "0.96-0.97", "all reads (inferred)": 0.2225, "linked reads (inferred)": 0.5726, "right_edge": 0.97}, {"bin": "0.97", "interval": "0.97-0.98", "all reads": 0.004339, "linked reads": 0.001749, "all reads (cumsum)": 0.07469, "linked reads (cumsum)": 0.3944, "range_label": "0.97-0.98", "all reads (inferred)": 0.2241, "linked reads (inferred)": 0.5745, "right_edge": 0.98}, {"bin": "0.98", "interval": "0.98-0.99", "all reads": 0.005979, "linked reads": 0.001976, "all reads (cumsum)": 0.08067, "linked reads (cumsum)": 0.3964, "range_label": "0.98-0.99", "all reads (inferred)": 0.2273, "linked reads (inferred)": 0.577, "right_edge": 0.99}, {"bin": "0.99", "interval": "0.99-1.0", "all reads": 0.9193, "linked reads": 0.6036, "all reads (cumsum)": 1.0, "linked reads (cumsum)": 1.0, "range_label": "0.99-1.0", "all reads (inferred)": 1.0, "linked reads (inferred)": 1.0, "right_edge": 1.0}]}}
